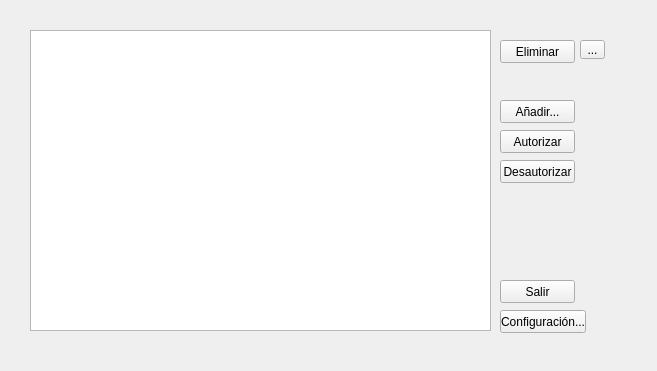
<?xml version="1.0" encoding="UTF-8"?>
<ui version="4.0">
 <class>MainWindow</class>
 <widget class="QMainWindow" name="MainWindow">
  <property name="geometry">
   <rect>
    <x>0</x>
    <y>0</y>
    <width>657</width>
    <height>371</height>
   </rect>
  </property>
  <property name="windowTitle">
   <string>MainWindow</string>
  </property>
  <widget class="QWidget" name="centralWidget">
   <widget class="QTableWidget" name="tableWidget">
    <property name="geometry">
     <rect>
      <x>30</x>
      <y>30</y>
      <width>461</width>
      <height>301</height>
     </rect>
    </property>
   </widget>
   <widget class="QPushButton" name="pushButton">
    <property name="geometry">
     <rect>
      <x>500</x>
      <y>40</y>
      <width>75</width>
      <height>23</height>
     </rect>
    </property>
    <property name="text">
     <string>Eliminar</string>
    </property>
   </widget>
   <widget class="QToolButton" name="toolButton">
    <property name="geometry">
     <rect>
      <x>580</x>
      <y>40</y>
      <width>25</width>
      <height>19</height>
     </rect>
    </property>
    <property name="text">
     <string>...</string>
    </property>
   </widget>
   <widget class="QPushButton" name="pushButton_2">
    <property name="geometry">
     <rect>
      <x>500</x>
      <y>100</y>
      <width>75</width>
      <height>23</height>
     </rect>
    </property>
    <property name="text">
     <string>Añadir...</string>
    </property>
   </widget>
   <widget class="QPushButton" name="pushButton_3">
    <property name="geometry">
     <rect>
      <x>500</x>
      <y>130</y>
      <width>75</width>
      <height>23</height>
     </rect>
    </property>
    <property name="text">
     <string>Autorizar</string>
    </property>
   </widget>
   <widget class="QPushButton" name="pushButton_4">
    <property name="geometry">
     <rect>
      <x>500</x>
      <y>160</y>
      <width>75</width>
      <height>23</height>
     </rect>
    </property>
    <property name="text">
     <string>Desautorizar</string>
    </property>
   </widget>
   <widget class="QPushButton" name="pushButton_5">
    <property name="geometry">
     <rect>
      <x>500</x>
      <y>310</y>
      <width>86</width>
      <height>23</height>
     </rect>
    </property>
    <property name="text">
     <string>Configuración...</string>
    </property>
   </widget>
   <widget class="QPushButton" name="pushButton_6">
    <property name="geometry">
     <rect>
      <x>500</x>
      <y>280</y>
      <width>75</width>
      <height>23</height>
     </rect>
    </property>
    <property name="text">
     <string>Salir</string>
    </property>
   </widget>
   <widget class="QLabel" name="label">
    <property name="geometry">
     <rect>
      <x>30</x>
      <y>340</y>
      <width>451</width>
      <height>21</height>
     </rect>
    </property>
    <property name="font">
     <font>
      <pointsize>9</pointsize>
     </font>
    </property>
    <property name="text">
     <string/>
    </property>
   </widget>
  </widget>
 </widget>
 <layoutdefault spacing="6" margin="11"/>
 <resources/>
 <connections/>
</ui>
